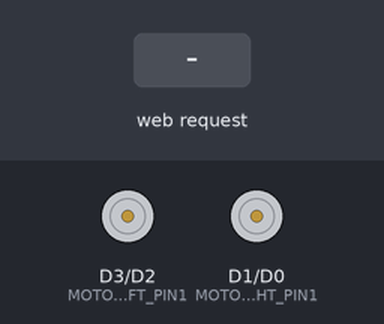
Bench run of a sketch on a simulated ESP8266 (NodeMCU). Parts: motor-driver pin pairs drawn as motors (green arrow = first pin HIGH = forward, orange = second pin HIGH = backward, longer = more drive). The inputs (shaded band) are chosen by the test bench.

Above: at 1.2 s.
1.3 s: HTTP request GET /drive?mode=FF received
At 1.8 s:
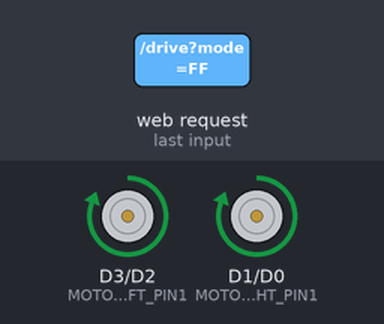
2.8 s: HTTP request GET /drive?mode=FL received
At 4.0 s:
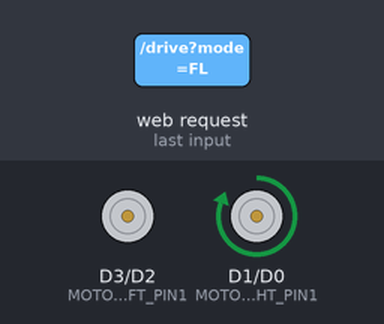
4.3 s: HTTP request GET /drive?mode=FR received
At 5.3 s:
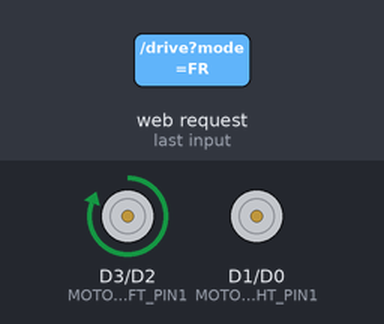
5.8 s: HTTP request GET /drive?mode=BB received
At 6.4 s:
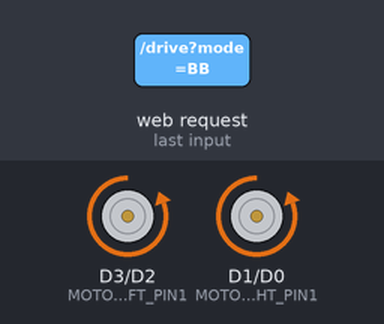
7.3 s: HTTP request GET /drive?mode=1 received
At 8.8 s:
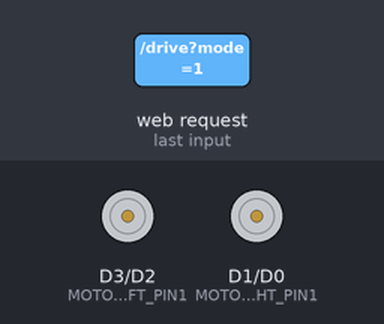
Timing chart, 0 to 9.8 s (numbered marks = the images above; inputs shaded):
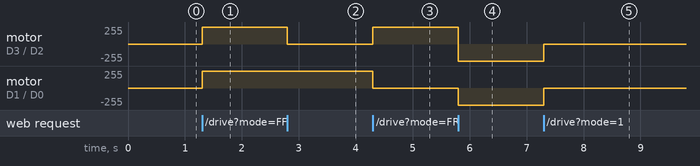

Measured:
- after the input at 1.3 s, motor on D3 (MOTOR_LEFT_PIN1) / D2 (MOTOR_LEFT_PIN2), motor on D1 (MOTOR_RIGHT_PIN1) / D0 (MOTOR_RIGHT_PIN2): stopped → forward 255/255 at once
- after the input at 2.8 s, motor on D3 (MOTOR_LEFT_PIN1) / D2 (MOTOR_LEFT_PIN2): forward 255/255 → stopped at once
- after the input at 4.3 s, motor on D3 (MOTOR_LEFT_PIN1) / D2 (MOTOR_LEFT_PIN2): stopped → forward 255/255 at once; motor on D1 (MOTOR_RIGHT_PIN1) / D0 (MOTOR_RIGHT_PIN2): forward 255/255 → stopped at once
- after the input at 5.8 s, motor on D3 (MOTOR_LEFT_PIN1) / D2 (MOTOR_LEFT_PIN2): forward 255/255 → backward 255/255 at once; motor on D1 (MOTOR_RIGHT_PIN1) / D0 (MOTOR_RIGHT_PIN2): stopped → backward 255/255 at once
- after the input at 7.3 s, motor on D3 (MOTOR_LEFT_PIN1) / D2 (MOTOR_LEFT_PIN2), motor on D1 (MOTOR_RIGHT_PIN1) / D0 (MOTOR_RIGHT_PIN2): backward 255/255 → stopped at once

The sketch:

smart_car.ino
```cpp
#include <ESP8266WiFi.h>
#include <ESPAsyncTCP.h>
#include <ESPAsyncWebServer.h>
#include "index.h"

#define MOTOR_LEFT_PIN1 D3
#define MOTOR_LEFT_PIN2 D2
#define MOTOR_RIGHT_PIN1 D1
#define MOTOR_RIGHT_PIN2 D0

#define AP_SSID "SMART CAR"
#define AP_PASSWORD "admin123"

AsyncWebServer server(80);

void setup() {

  pinMode(MOTOR_LEFT_PIN1, OUTPUT);
  pinMode(MOTOR_LEFT_PIN2, OUTPUT);
  pinMode(MOTOR_RIGHT_PIN1, OUTPUT);
  pinMode(MOTOR_RIGHT_PIN2, OUTPUT);

  digitalWrite(MOTOR_LEFT_PIN1, LOW);
  digitalWrite(MOTOR_LEFT_PIN2, LOW);
  digitalWrite(MOTOR_RIGHT_PIN1, LOW);
  digitalWrite(MOTOR_RIGHT_PIN2, LOW);

  WiFi.mode(WIFI_AP);
  WiFi.softAP(AP_SSID, AP_PASSWORD);
  server.on("/", HTTP_GET, handleRoot);
  server.on("/drive", HTTP_GET, handleDrive);
  server.begin();

}

void loop() {


}

void handleRoot(AsyncWebServerRequest *request) {
  request->send(200, "text/html", HOME_PAGE);
}

void handleDrive(AsyncWebServerRequest *request) {
  if (request->hasParam("mode")) {
    String msg = request->getParam("mode")->value();
    if (msg == "FF") {
      // Go forward
      digitalWrite(MOTOR_LEFT_PIN1, HIGH);
      digitalWrite(MOTOR_LEFT_PIN2, LOW);
      digitalWrite(MOTOR_RIGHT_PIN1, HIGH);
      digitalWrite(MOTOR_RIGHT_PIN2, LOW);
    } else if (msg == "FL") {
      // Turn left forward
      digitalWrite(MOTOR_LEFT_PIN1, LOW);
      digitalWrite(MOTOR_LEFT_PIN2, LOW);
      digitalWrite(MOTOR_RIGHT_PIN1, HIGH);
      digitalWrite(MOTOR_RIGHT_PIN2, LOW);
    } else if (msg == "FR") {
      // Turn right forward
      digitalWrite(MOTOR_LEFT_PIN1, HIGH);
      digitalWrite(MOTOR_LEFT_PIN2, LOW);
      digitalWrite(MOTOR_RIGHT_PIN1, LOW);
      digitalWrite(MOTOR_RIGHT_PIN2, LOW);
    } else if (msg == "BB") {
      // Go backward
      digitalWrite(MOTOR_LEFT_PIN1, LOW);
      digitalWrite(MOTOR_LEFT_PIN2, HIGH);
      digitalWrite(MOTOR_RIGHT_PIN1, LOW);
      digitalWrite(MOTOR_RIGHT_PIN2, HIGH);
    } else if (msg == "BL") {
      // Turn left backward
      digitalWrite(MOTOR_LEFT_PIN1, LOW);
      digitalWrite(MOTOR_LEFT_PIN2, LOW);
      digitalWrite(MOTOR_RIGHT_PIN1, LOW);
      digitalWrite(MOTOR_RIGHT_PIN2, HIGH);
    } else if (msg == "BR") {
      // Turn right backward
      digitalWrite(MOTOR_LEFT_PIN1, LOW);
      digitalWrite(MOTOR_LEFT_PIN2, HIGH);
      digitalWrite(MOTOR_RIGHT_PIN1, LOW);
      digitalWrite(MOTOR_RIGHT_PIN2, LOW);
    } else {
      // stop
      digitalWrite(MOTOR_LEFT_PIN1, LOW);
      digitalWrite(MOTOR_LEFT_PIN2, LOW);
      digitalWrite(MOTOR_RIGHT_PIN1, LOW);
      digitalWrite(MOTOR_RIGHT_PIN2, LOW);
    }
    request->send(200, "text/html", "DONE");
  } else {
    request->send(503, "text/html", "ERROR");
  }
}
```

index.h
```cpp
const char HOME_PAGE[] PROGMEM = R"=====(
<!DOCTYPE html>
<html>
<head>
<style>
table, th, td {
  border: 0px solid black;
  border-collapse: collapse;
}

table.center {
  margin-left: auto;
  margin-right: auto;
}

.button {
  background-color: #000000;
  border: none;
  color: white;
  padding: 15px 32px;
  text-align: center;
  text-decoration: none;
  display: inline-block;
  font-size: 50px;
  margin: 4px 2px;
  cursor: pointer;
  width:220px;
  height:80px;
}
</style>
</head>
<body>

<table class="center">
  <tr>
    <th><div class="button" id="btnFL" ontouchstart="mouseDownFL()" ontouchend="mouseUpFL()" onmousedown="mouseDownFL()" onmouseup="mouseUpFL()">&#11009</div></th>
    <th><div class="button" id="btnF" ontouchstart="mouseDownF()" ontouchend="mouseUpF()" onmousedown="mouseDownF()" onmouseup="mouseUpF()">&#8679</div></th>
    <th><div class="button" id="btnFR" ontouchstart="mouseDownFR()" ontouchend="mouseUpFR()" onmousedown="mouseDownFR()" onmouseup="mouseUpFR()">&#11008</div></th>
  </tr>
  <tr>
    <th><div class="button" id="btnBL" ontouchstart="mouseDownBL()" ontouchend="mouseUpBL()" onmousedown="mouseDownBL()" onmouseup="mouseUpBL()">&#11011</div></th>
    <th><div class="button" id="btnB" ontouchstart="mouseDownB()" ontouchend="mouseUpB()" onmousedown="mouseDownB()" onmouseup="mouseUpB()">&#8681</div></th>
    <th><div class="button" id="btnBR" ontouchstart="mouseDownBR()" ontouchend="mouseUpBR()" onmousedown="mouseDownBR()" onmouseup="mouseUpBR()">&#11010</div></th>
  </tr>
</table>


<script>
function mouseDownF() {
  document.getElementById("btnF").style.color = "red";
  var xhr = new XMLHttpRequest();
  xhr.open("GET", "/drive?mode=FF", true);
  xhr.send();
}

function mouseDownFL() {
  document.getElementById("btnFL").style.color = "red";
  var xhr = new XMLHttpRequest();
  xhr.open("GET", "/drive?mode=FL", true);
  xhr.send();
}

function mouseDownFR() {
  document.getElementById("btnFR").style.color = "red";
  var xhr = new XMLHttpRequest();
  xhr.open("GET", "/drive?mode=FR", true);
  xhr.send();
}

function mouseDownB() {
  document.getElementById("btnB").style.color = "red";
  var xhr = new XMLHttpRequest();
  xhr.open("GET", "/drive?mode=BB", true);
  xhr.send();
}

function mouseDownBL() {
  document.getElementById("btnBL").style.color = "red";
  var xhr = new XMLHttpRequest();
  xhr.open("GET", "/drive?mode=BL", true);
  xhr.send();
}

function mouseDownBR() {
  document.getElementById("btnBR").style.color = "red";
  var xhr = new XMLHttpRequest();
  xhr.open("GET", "/drive?mode=BR", true);
  xhr.send();
}

function mouseUpF() {
  document.getElementById("btnF").style.color = "white";
  var xhr = new XMLHttpRequest();
  xhr.open("GET", "/drive?mode=SS", true);
  xhr.send();
}

function mouseUpFL() {
  document.getElementById("btnFL").style.color = "white";
  var xhr = new XMLHttpRequest();
  xhr.open("GET", "/drive?mode=SS", true);
  xhr.send();
}

function mouseUpFR() {
  document.getElementById("btnFR").style.color = "white";
  var xhr = new XMLHttpRequest();
  xhr.open("GET", "/drive?mode=SS", true);
  xhr.send();
}

function mouseUpB() {
  document.getElementById("btnB").style.color = "white";
  var xhr = new XMLHttpRequest();
  xhr.open("GET", "/drive?mode=SS", true);
  xhr.send();
}

function mouseUpBL() {
  document.getElementById("btnBL").style.color = "white";
  var xhr = new XMLHttpRequest();
  xhr.open("GET", "/drive?mode=SS", true);
  xhr.send();
}

function mouseUpBR() {
  document.getElementById("btnBR").style.color = "white";
  var xhr = new XMLHttpRequest();
  xhr.open("GET", "/drive?mode=SS", true);
  xhr.send();
}
</script>

</body>
</html>
)=====";
```
